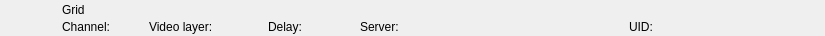
<?xml version="1.0" encoding="UTF-8"?>
<ui version="4.0">
 <class>RundownGridWidget</class>
 <widget class="QWidget" name="RundownGridWidget">
  <property name="geometry">
   <rect>
    <x>0</x>
    <y>0</y>
    <width>825</width>
    <height>36</height>
   </rect>
  </property>
  <layout class="QHBoxLayout" name="horizontalLayout">
   <property name="spacing">
    <number>0</number>
   </property>
   <property name="margin">
    <number>0</number>
   </property>
   <item>
    <widget class="QFrame" name="frameItem">
     <property name="sizePolicy">
      <sizepolicy hsizetype="Preferred" vsizetype="Fixed">
       <horstretch>0</horstretch>
       <verstretch>0</verstretch>
      </sizepolicy>
     </property>
     <property name="minimumSize">
      <size>
       <width>0</width>
       <height>36</height>
      </size>
     </property>
     <widget class="QLabel" name="labelIcon">
      <property name="geometry">
       <rect>
        <x>22</x>
        <y>2</y>
        <width>32</width>
        <height>32</height>
       </rect>
      </property>
      <property name="text">
       <string/>
      </property>
      <property name="pixmap">
       <pixmap resource="../Widgets.qrc">:/Graphics/Images/Grid.png</pixmap>
      </property>
      <property name="scaledContents">
       <bool>true</bool>
      </property>
     </widget>
     <widget class="QLabel" name="labelChannel">
      <property name="geometry">
       <rect>
        <x>62</x>
        <y>19</y>
        <width>78</width>
        <height>16</height>
       </rect>
      </property>
      <property name="text">
       <string>Channel:</string>
      </property>
     </widget>
     <widget class="QLabel" name="labelLabel">
      <property name="geometry">
       <rect>
        <x>62</x>
        <y>2</y>
        <width>561</width>
        <height>16</height>
       </rect>
      </property>
      <property name="text">
       <string>Grid</string>
      </property>
     </widget>
     <widget class="QLabel" name="labelVideolayer">
      <property name="geometry">
       <rect>
        <x>149</x>
        <y>19</y>
        <width>110</width>
        <height>16</height>
       </rect>
      </property>
      <property name="text">
       <string>Video layer:</string>
      </property>
     </widget>
     <widget class="QLabel" name="labelColor">
      <property name="geometry">
       <rect>
        <x>0</x>
        <y>0</y>
        <width>18</width>
        <height>36</height>
       </rect>
      </property>
      <property name="text">
       <string/>
      </property>
     </widget>
     <widget class="QLabel" name="labelGroupColor">
      <property name="geometry">
       <rect>
        <x>0</x>
        <y>0</y>
        <width>6</width>
        <height>36</height>
       </rect>
      </property>
      <property name="text">
       <string/>
      </property>
     </widget>
     <widget class="QLabel" name="labelDevice">
      <property name="geometry">
       <rect>
        <x>360</x>
        <y>19</y>
        <width>260</width>
        <height>16</height>
       </rect>
      </property>
      <property name="text">
       <string>Server:</string>
      </property>
     </widget>
     <widget class="QLabel" name="labelDelay">
      <property name="geometry">
       <rect>
        <x>268</x>
        <y>19</y>
        <width>83</width>
        <height>16</height>
       </rect>
      </property>
      <property name="text">
       <string>Delay:</string>
      </property>
     </widget>
     <widget class="QLabel" name="labelRemoteTriggerId">
      <property name="geometry">
       <rect>
        <x>629</x>
        <y>19</y>
        <width>111</width>
        <height>16</height>
       </rect>
      </property>
      <property name="text">
       <string>UID:</string>
      </property>
     </widget>
    </widget>
   </item>
   <item>
    <widget class="QFrame" name="frameStatus">
     <property name="minimumSize">
      <size>
       <width>77</width>
       <height>0</height>
      </size>
     </property>
     <property name="maximumSize">
      <size>
       <width>77</width>
       <height>16777215</height>
      </size>
     </property>
     <widget class="QLabel" name="labelGpiConnected">
      <property name="geometry">
       <rect>
        <x>1</x>
        <y>2</y>
        <width>32</width>
        <height>32</height>
       </rect>
      </property>
      <property name="minimumSize">
       <size>
        <width>32</width>
        <height>32</height>
       </size>
      </property>
      <property name="maximumSize">
       <size>
        <width>32</width>
        <height>32</height>
       </size>
      </property>
      <property name="lineWidth">
       <number>0</number>
      </property>
      <property name="text">
       <string/>
      </property>
      <property name="pixmap">
       <pixmap resource="../Widgets.qrc">:/Graphics/Images/GpiConnected.png</pixmap>
      </property>
      <property name="scaledContents">
       <bool>true</bool>
      </property>
     </widget>
     <widget class="QLabel" name="labelDisconnected">
      <property name="geometry">
       <rect>
        <x>32</x>
        <y>2</y>
        <width>32</width>
        <height>32</height>
       </rect>
      </property>
      <property name="minimumSize">
       <size>
        <width>32</width>
        <height>32</height>
       </size>
      </property>
      <property name="maximumSize">
       <size>
        <width>32</width>
        <height>32</height>
       </size>
      </property>
      <property name="text">
       <string/>
      </property>
      <property name="pixmap">
       <pixmap resource="../Widgets.qrc">:/Graphics/Images/Disconnected.png</pixmap>
      </property>
      <property name="scaledContents">
       <bool>true</bool>
      </property>
     </widget>
     <widget class="QLabel" name="labelActiveColor">
      <property name="geometry">
       <rect>
        <x>69</x>
        <y>0</y>
        <width>8</width>
        <height>36</height>
       </rect>
      </property>
      <property name="minimumSize">
       <size>
        <width>8</width>
        <height>36</height>
       </size>
      </property>
      <property name="maximumSize">
       <size>
        <width>8</width>
        <height>36</height>
       </size>
      </property>
      <property name="text">
       <string/>
      </property>
     </widget>
    </widget>
   </item>
  </layout>
 </widget>
 <resources>
  <include location="../Widgets.qrc"/>
 </resources>
 <connections/>
 <slots>
  <slot>addToCombo()</slot>
 </slots>
</ui>
